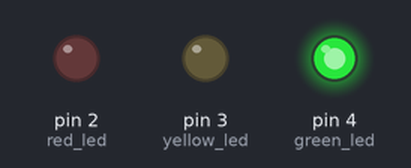
A sketch run on a simulated Arduino Uno, built with avr-gcc and run on an emulated ATmega328P. Parts: output pins drawn as LEDs (lit = HIGH).

Above: at 1.5 s.
At 3.5 s:
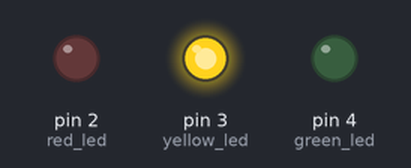
At 5.5 s:
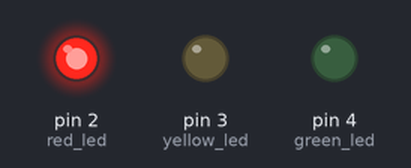
Timing chart, 0 to 9.1 s (numbered marks = the images above):
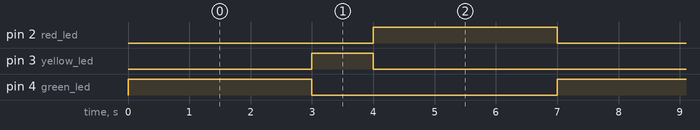

The sketch:

Semaforo.ino
```cpp
/*
Fari es puto y se la come
*/
int green_led = 4;
int yellow_led = 3;
int red_led = 2;

void setup() {
  pinMode(green_led, OUTPUT);
  pinMode(yellow_led, OUTPUT);
  pinMode(red_led, OUTPUT);
}

// loop infinito, pd: fari se la seguirá comiendo infinitamente
void loop() {
  digitalWrite(green_led, HIGH);
  delay(3000);
  digitalWrite(green_led, LOW);

  digitalWrite(yellow_led, HIGH);
  delay(1000);
  digitalWrite(yellow_led, LOW);

  digitalWrite(red_led, HIGH);
  delay(3000);
  digitalWrite(red_led, LOW);
}
```

Measured:
- by itself, pin 2 (red_led), pin 4 (green_led): alternates HIGH for 3.0 s and LOW for 4.0 s
- by itself, pin 3 (yellow_led): alternates HIGH for 1.0 s and LOW for 6.0 s
- by itself, everything shown: repeats every 7.0 s, in 4 steps
